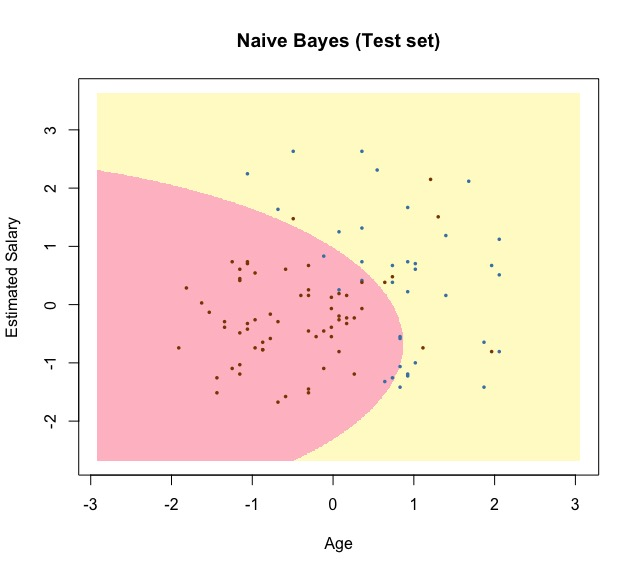

The R source for this figure:
# Naive Bayes
setwd("~/Documents/東西丟這/R/Machine Learning/Machine Learning A-Z Template Folder/Part 3 - Classification/Section 18 - Naive Bayes")

# Importing the dataset
data = read.csv('Social_Network_Ads.csv')
data = data[3:5]

# Encoding the target feature as factor
data$Purchased = factor(data$Purchased, levels = c(0, 1))

# Splitting the dataset into the Training set and Test set
# install.packages('caTools')
library(caTools)
set.seed(123)
split = sample.split(data$Purchased, SplitRatio = 0.75)
training_set = subset(data, split == TRUE)
test_set = subset(data, split == FALSE)

# Feature Scaling
 training_set[-3] = scale(training_set[-3])
 test_set[-3] = scale(test_set[-3])

# Fitting SVM to the Training set
# install.packages('e1071')
library(e1071)
classifier = naiveBayes(x = training_set[-3],
                        y = training_set$Purchased)

# Predicting the Test set results
y_pred = predict(classifier, newdata = test_set[-3])

# Making the Confusion Matrix
cm = table(test_set[, 3], y_pred)
cm

# Visualising the Training set results
library(ElemStatLearn)
set = training_set
X1 = seq(min(set[, 1]) - 1, max(set[, 1]) + 1, by = 0.01)
X2 = seq(min(set[, 2]) - 1, max(set[, 2]) + 1, by = 0.01)
grid_set = expand.grid(X1, X2)
colnames(grid_set) = c('Age', 'EstimatedSalary')
grid_predict = predict(classifier, newdata = grid_set)
plot(set[, -3],
     main = 'Naive Bayes (Training set)',
     xlab = 'Age', ylab = 'Estimated Salary',
     xlim = range(X1), ylim = range(X2))
contour(X1, X2, matrix(as.numeric(grid_predict), length(X1), length(X2)), add = TRUE)
points(grid_set, pch = '.', col = ifelse(grid_predict==1, 'lemonchiffon', 'pink'))
points(set, pch=16, cex=I(0.5), col = ifelse(set[, 3]==1, 'steelblue', 'darkorange4'))

# Visualising the Test set results
library(ElemStatLearn)
set = test_set
X1 = seq(min(set[, 1]) - 1, max(set[, 1]) + 1, by = 0.01)
X2 = seq(min(set[, 2]) - 1, max(set[, 2]) + 1, by = 0.01)
grid_set = expand.grid(X1, X2)
colnames(grid_set) = c('Age', 'EstimatedSalary')
grid_predict = predict(classifier, newdata = grid_set)
plot(set[, -3], main = 'Naive Bayes (Test set)',
     xlab = 'Age', ylab = 'Estimated Salary',
     xlim = range(X1), ylim = range(X2))
contour(X1, X2, matrix(as.numeric(grid_predict), length(X1), length(X2)), add = TRUE)
points(grid_set, pch = '.', col = ifelse(grid_predict==1, 'lemonchiffon', 'pink'))
points(set, pch=16, cex=I(0.5), col = ifelse(set[, 3]==1, 'steelblue', 'darkorange4'))
